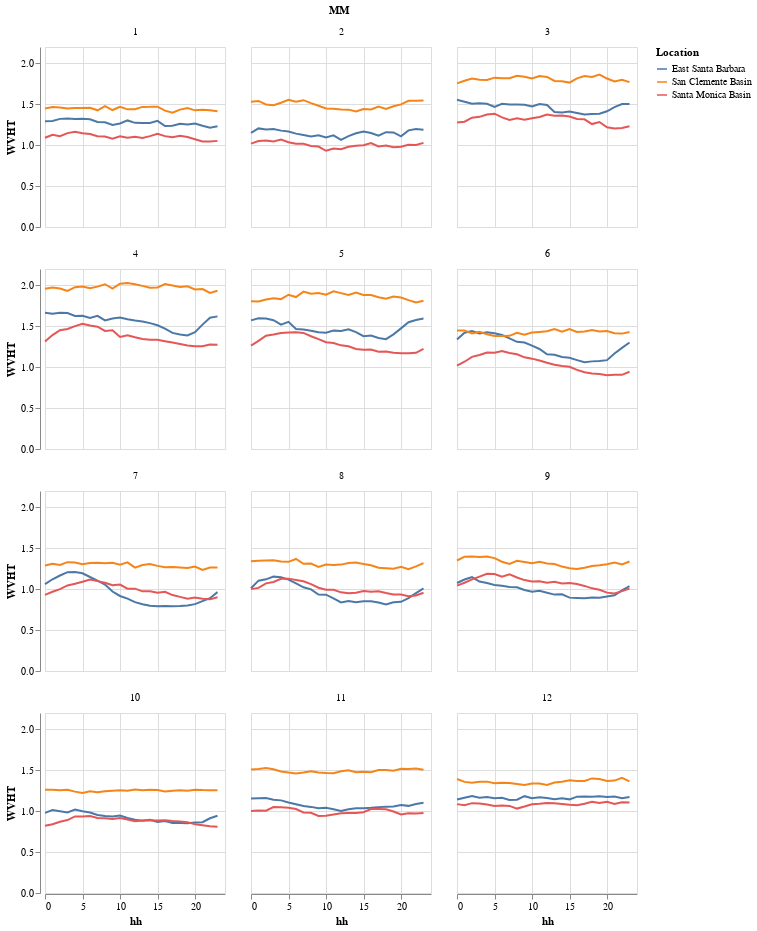

The code cell stored with this chart in its notebook:
### Markdown cell above
### Hourly means plotted over 24 hours, grouped by month

### Code cell
# plot
alt.Chart(by_mo_hr).mark_line().encode(
    x =alt.X('hh:Q'),
    y =alt.Y('WVHT:Q'),
    color='Location:N'
).properties(
    width=180,
    height=180
).facet(
    facet='MM:N',
    columns=3
)

### Figure 1 — Vega-Lite specification as saved in the notebook (floating-point values rounded to 4 significant figures; data arrays with more than 128 entries replaced by an {"elided": "..."} marker saying what was removed)
{"config": {"view": {"continuousWidth": 400, "continuousHeight": 300}}, "data": {"name": "data-78c7229df61bcd4400e1a552b49a9ec8"}, "facet": {"field": "MM", "type": "nominal"}, "spec": {"mark": "line", "encoding": {"color": {"field": "Location", "type": "nominal"}, "x": {"field": "hh", "type": "quantitative"}, "y": {"field": "WVHT", "type": "quantitative"}}, "height": 180, "width": 180}, "columns": 3, "$schema": "https://vega.github.io/schema/vega-lite/v4.17.0.json", "datasets": {"data-78c7229df61bcd4400e1a552b49a9ec8": {"elided": "864 records"}}}
